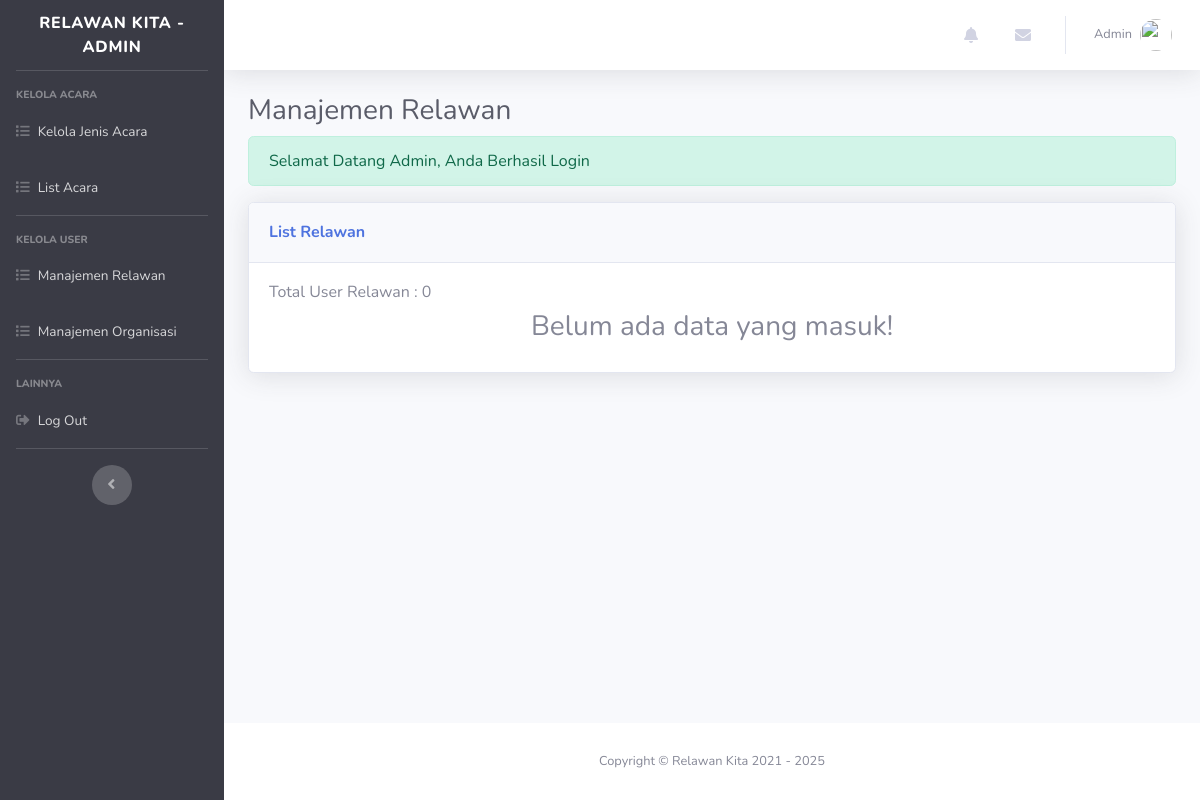
Before: /admin/relawan.php?login=success (signed in) with the older database file.
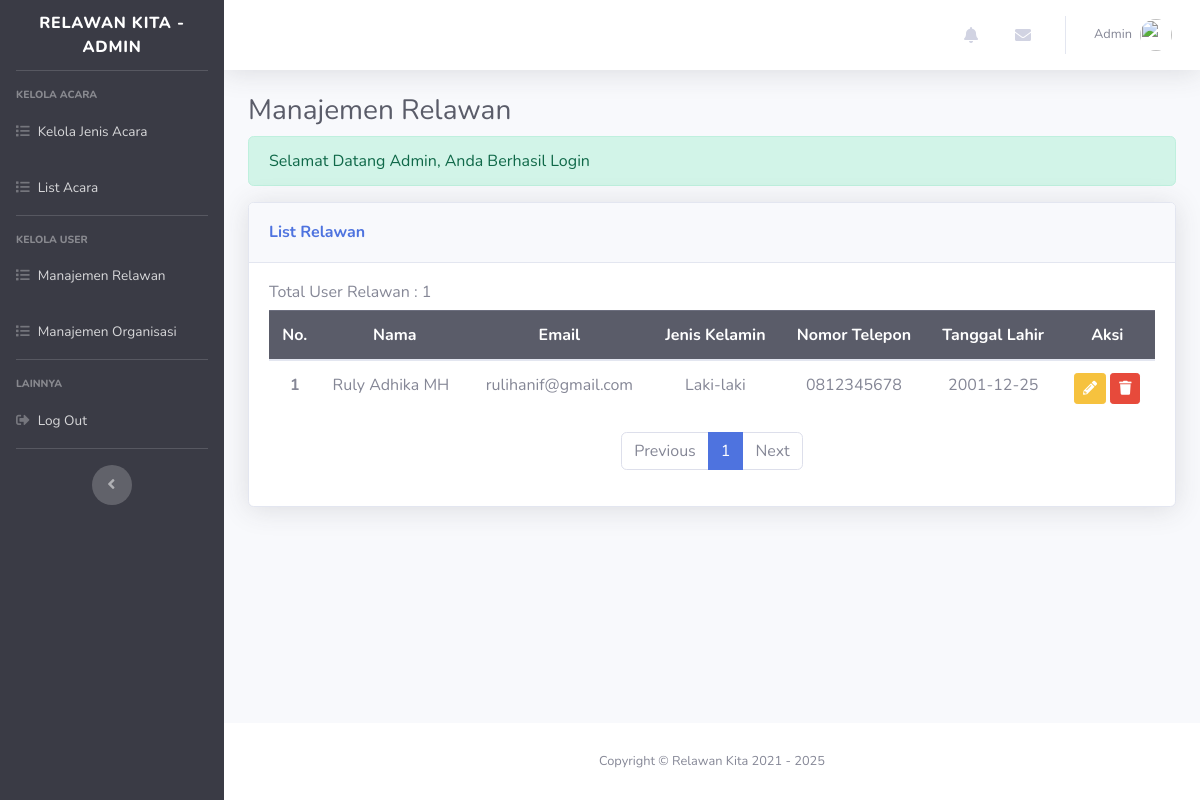
After: the same page with the newer database file.
### tables this page shows
CREATE TABLE `relawan` (
  `id_pengguna` int(11) NOT NULL,
  `jenis_kelamin` enum('Laki-laki','Perempuan') NOT NULL,
  `tanggal_lahir` date NOT NULL
);

CREATE TABLE `pengguna` (
  `id_pengguna` int(10) NOT NULL,
  `email` varchar(255) NOT NULL,
  `password` varchar(50) NOT NULL,
  `nama` varchar(60) NOT NULL,
  `alamat` text DEFAULT NULL,
  `nomor_telepon` varchar(15) DEFAULT NULL,
  `role` enum('volunteer','admin','organisasi') NOT NULL DEFAULT 'volunteer'
);

### db/connect.php (called while the page is built, shortened)
<?php
$host = 'localhost';
$admin = 'root';
$password = '';
$db = 'relawan_kita';
$dsn = "mysql:host=$host;dbname=$db";
try {
    $pdo = new PDO($dsn, $admin, $password);
    $pdo->setAttribute(PDO::ATTR_ERRMODE, PDO::ERRMODE_EXCEPTION);
    $pdo->setAttribute(PDO::ATTR_DEFAULT_FETCH_MODE, PDO::FETCH_ASSOC);
} catch (PDOException $e) {
    throw new PDOException($e->getMessage());
}
require_once 'crud.php';
$crud = new crud($pdo);

### db/crud.php (called while the page is built, shortened)
<?php
class crud
{
    private $db;
    function __construct($conn)
    {
        $this->db = $conn;
    }
    public function getUsersLimit($awalData, $menampilkanDataPerHalaman)
    {
        try {
            $sql = "SELECT * FROM pengguna LEFT JOIN relawan USING(id_pengguna)
                    WHERE role = 'volunteer' LIMIT $awalData, $menampilkanDataPerHalaman";
            $result = $this->db->query($sql);
            return $result;
        } catch (PDOException $e) {
            echo $e->getMessage();
            return false;
        }
    }
}

### admin/relawan.php (the view, shortened to what the changed rows need)
<?php
require_once '../db/connect.php';
$query = $pdo->query('SELECT COUNT(id_pengguna) as id FROM pengguna WHERE role = "volunteer"');
$row = $query->fetch();
$total = $row['id'];
$menampilkanDataPerHalaman = 5;
$jumlahHalaman = ceil($total / $menampilkanDataPerHalaman);
$halamanAktif = isset($_GET['halaman']) ? $_GET['halaman'] : 1;
$awalData = ($menampilkanDataPerHalaman * $halamanAktif) - $menampilkanDataPerHalaman;
$results = $crud->getUsersLimit($awalData, $menampilkanDataPerHalaman);
?>
<!DOCTYPE html>
<html lang="en">
<head>
    <link href="../assets/vendor/fontawesome-free/css/all.min.css" rel="stylesheet" type="text/css">
    <link href="../assets/css/sb-admin-2.min.css" rel="stylesheet">
</head>
<body id="page-top">
    <div id="wrapper">
        <div id="content-wrapper" class="d-flex flex-column">
            <div id="content">
                <div class="container-fluid">
                    <h1 class="h3 mb-2 text-gray-800">Manajemen Relawan</h1>
                    <div class="card shadow mb-4">
                        <div class="card-body">
                            <h6>Total User Relawan : <?= $total; ?></h6>
                            <?php if ($total > 0) : ?>
                                <div class="table-responsive">
                                    <table class="table">
                                        <thead class="table-dark align-middle">
                                            <tr>
                                                <th scope="col" class="text-center">No.</th>
                                                <th scope="col" class="text-center">Nama</th>
                                                <th scope="col" class="text-center">Email</th>
                                                <th scope="col" class="text-center">Jenis Kelamin</th>
                                                <th scope="col" class="text-center">Nomor Telepon</th>
                                                <th scope="col" class="text-center">Tanggal Lahir</th>
                                                <th scope="col" class="text-center">Aksi</th>
                                            </tr>
                                        </thead>
                                        <tbody class="text-center">
                                            <?php
                                            $i = ($menampilkanDataPerHalaman * $halamanAktif) - ($menampilkanDataPerHalaman - 1);
                                            while ($r = $results->fetch(PDO::FETCH_ASSOC)) :
                                            ?>
                                                <tr>
                                                    <th scope="row" class="text-center"><?= $i; ?></th>
                                                    <td class="text-left" style="max-width: 150px;"><?= is_null($r['nama']) ? '-' : $r["nama"]; ?></td>
                                                    <td><?= is_null($r['email']) ? '-' : $r["email"]; ?></td>
                                                    <td><?= is_null($r['jenis_kelamin']) ? '-' : $r["jenis_kelamin"]; ?></td>
                                                    <td><?= is_null($r['nomor_telepon']) ? '-' : $r["nomor_telepon"]; ?></td>
                                                    <td><?= is_null($r['tanggal_lahir']) ? '-' : $r["tanggal_lahir"]; ?></td>
                                                    <td class="">
                                                        <a href="edit-relawan.php?id=<?= $r['id_pengguna'] ?>" class="btn btn-sm btn-warning"><i class="fa fa-pencil-alt"></i></a>
                                                        <a onclick="return confirm('Are you sure you want to delete this record?');" href="../functions/delete-user.php?id=<?= $r['id_pengguna'] ?>" class="btn btn-sm btn-danger"><i class="fa fa-trash"></i></a>
                                                    </td>
                                                </tr>
                                            <?php $i++;
                                            endwhile ?>
                                        </tbody>
                                    </table>
                                </div>
                                <nav aria-label="Page navigation example">
                                    <ul class="pagination justify-content-center">
                                        <li class="page-item <?php if ($halamanAktif == 1) echo 'disabled'; ?>">
                                            <a class="page-link" href="halaman=<?= $halamanAktif - 1 ?>" tabindex="-1" aria-disabled=<?= $halamanAktif == 1 ? "true" : "false"; ?>>Previous</a>
                                        </li>
                                        <?php
                                        $i = $halamanAktif < 4 ? 1 : $halamanAktif - 3;
                                        for ($i; $i <= $jumlahHalaman; $i++) :
                                        ?>
                                            <li class="page-item <?php if ($halamanAktif == $i) echo 'active'; ?>" <?php if ($halamanAktif == $i) echo 'aria-current="page"'; ?>>
                                                <a class="page-link" href="?halaman=<?= $i ?>"><?= $i; ?></a>
                                            </li>
                                        <?php endfor ?>
                                        <li class="page-item <?php if ($halamanAktif == $jumlahHalaman) echo 'disabled'; ?>">
                                            <a class="page-link" href="halaman=<?= $halamanAktif + 1 ?>">Next</a>
                                        </li>
                                    </ul>
                                </nav>
                            <?php else : ?>
                                <h3 style="text-align: center;">Belum ada data yang masuk!</h3>
                            <?php endif ?>
                        </div>
                    </div>
                </div>
            </div>
        </div>
    </div>
</body>
</html>

Changed rows visible on the page:
added relawan: id_pengguna.nama "Ruly Adhika MH", id_pengguna.email "rulihanif@gmail.com", jenis_kelamin "Laki-laki", id_pengguna.nomor_telepon "0812345678", tanggal_lahir "2001-12-25"
Other visible differences:
$total: "0" → "1"
text no longer shown: "Belum ada data yang masuk!"
text now shown: "No. Nama Email Jenis Kelamin Nomor Telepon Tanggal Lahir Aksi Previous Next"
new list line: "1"
